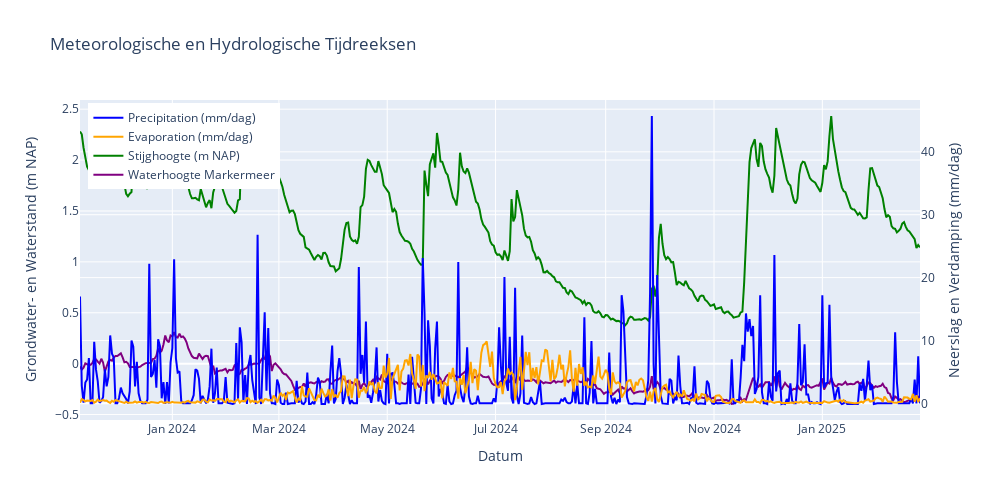

Write notebook code for a chart like this one.
### Markdown cell above
### Gegevenscontrole

### Code cell
import plotly.graph_objects as go

# Align all series to the index of head_daily_mean
common_index = head_daily_mean.dropna().index
prec_aligned = prec.reindex(common_index).fillna(0)
evap_aligned = evap.reindex(common_index).fillna(0)
waterhoogte_aligned = waterhoogte_daily_mean.reindex(common_index).fillna(method="ffill")

fig = go.Figure()

# Precipitation
fig.add_trace(go.Scatter(
    x=common_index, y=prec_aligned,
    mode='lines', name='Precipitation (mm/dag)',
    yaxis='y2', line=dict(color='blue')
))

# Evaporation
fig.add_trace(go.Scatter(
    x=common_index, y=evap_aligned,
    mode='lines', name='Evaporation (mm/dag)',
    yaxis='y2', line=dict(color='orange')
))

# Groundwater head
fig.add_trace(go.Scatter(
    x=common_index, y=head_daily_mean.reindex(common_index),
    mode='lines', name='Stijghoogte (m NAP)',
    yaxis='y1', line=dict(color='green')
))

# Surface water level
fig.add_trace(go.Scatter(
    x=common_index, y=waterhoogte_aligned,
    mode='lines', name='Waterhoogte Markermeer',
    yaxis='y1', line=dict(color='purple')
))

# Layout
fig.update_layout(
    title="Meteorologische en Hydrologische Tijdreeksen",
    xaxis=dict(title='Datum'),
    yaxis=dict(title='Grondwater- en Waterstand (m NAP)', side='left'),
    yaxis2=dict(title='Neerslag en Verdamping (mm/dag)', overlaying='y', side='right'),
    legend=dict(x=0.01, y=0.99),
    height=500,
    width=1500
)

fig.show()

### Figure 1 — Plotly figure (JSON) as saved in the notebook; plotly's stock layout.template omitted (floating-point values rounded to 4 significant figures; data arrays with more than 128 entries replaced by an {"elided": "..."} marker saying what was removed)
{"data": [{"line": {"color": "blue"}, "mode": "lines", "name": "Precipitation (mm/dag)", "type": "scatter", "x": {"elided": "474 str values"}, "y": {"elided": "474 float values"}, "yaxis": "y2"}, {"line": {"color": "orange"}, "mode": "lines", "name": "Evaporation (mm/dag)", "type": "scatter", "x": {"elided": "474 str values"}, "y": {"elided": "474 float values"}, "yaxis": "y2"}, {"line": {"color": "green"}, "mode": "lines", "name": "Stijghoogte (m NAP)", "type": "scatter", "x": {"elided": "474 str values"}, "y": {"elided": "474 float values"}, "yaxis": "y"}, {"line": {"color": "purple"}, "mode": "lines", "name": "Waterhoogte Markermeer", "type": "scatter", "x": {"elided": "474 str values"}, "y": {"elided": "474 float values"}, "yaxis": "y"}], "layout": {"height": 500, "legend": {"x": 0.01, "y": 0.99}, "title": {"text": "Meteorologische en Hydrologische Tijdreeksen"}, "width": 1000, "xaxis": {"title": {"text": "Datum"}}, "yaxis": {"side": "left", "title": {"text": "Grondwater- en Waterstand (m NAP)"}}, "yaxis2": {"overlaying": "y", "side": "right", "title": {"text": "Neerslag en Verdamping (mm/dag)"}}}}
